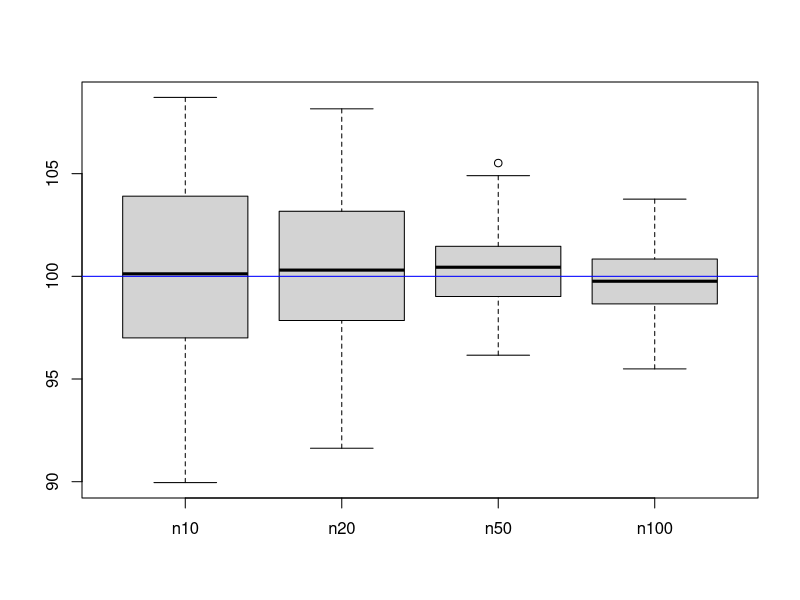
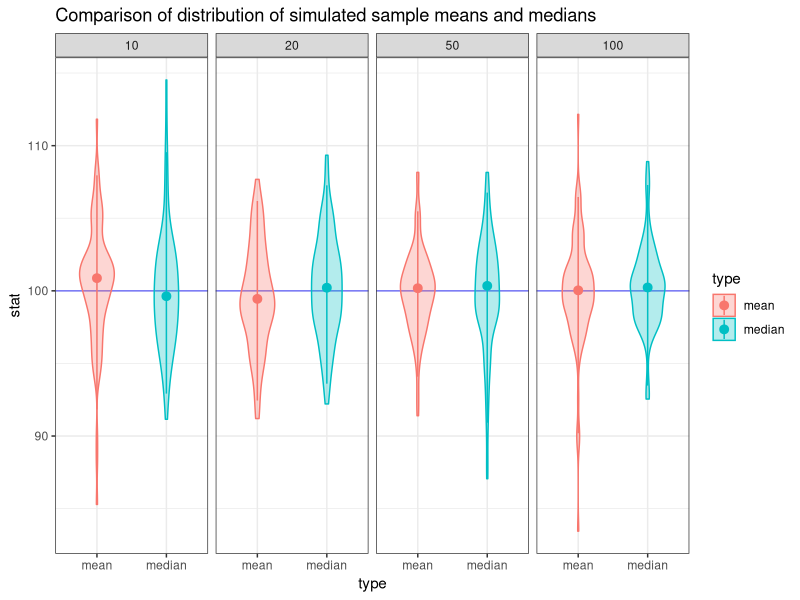
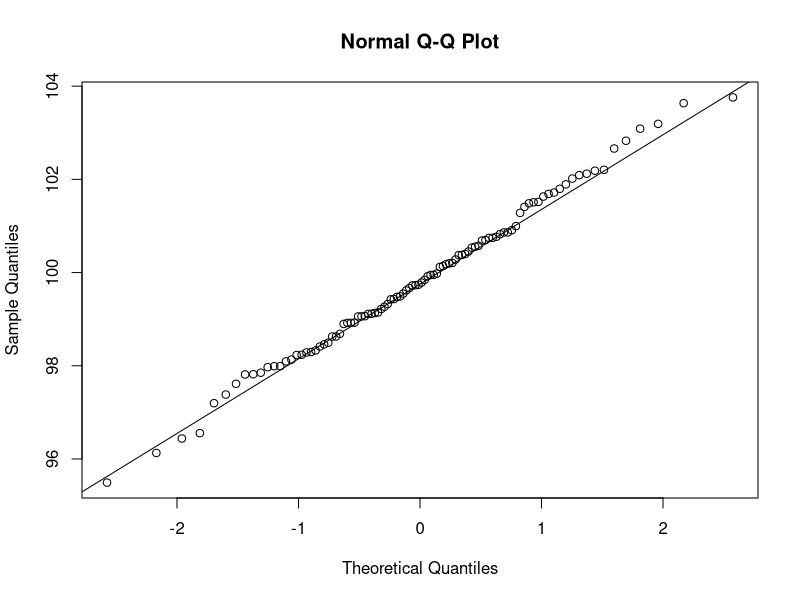
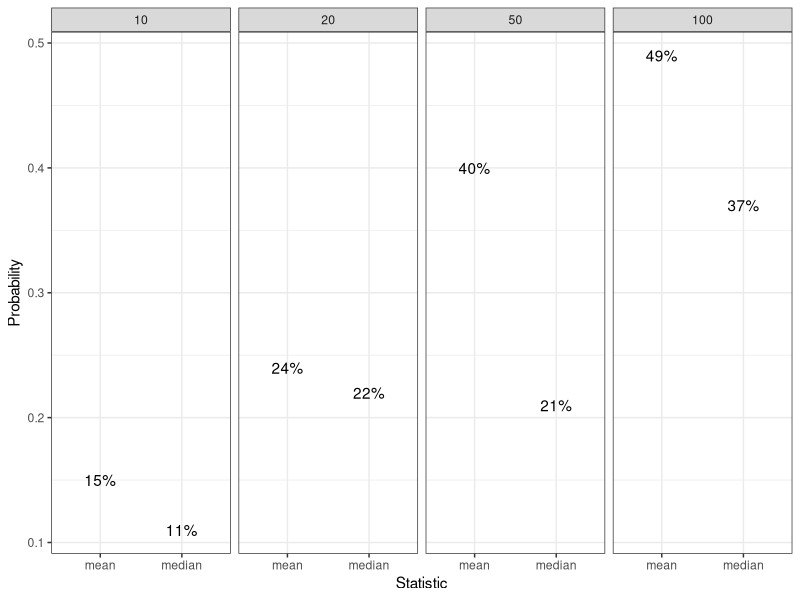
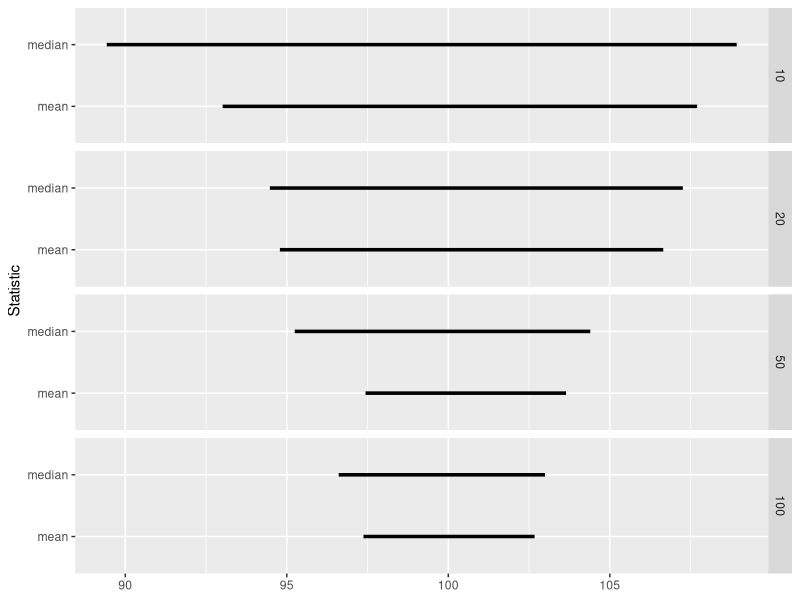

Write R code to recreate these figures, in order.
## ---- chunk 1
set.seed(6222016)
rand_dat <- rnorm(10, mean = 100, sd = 16)
mean(rand_dat)
## ---- chunk 2
sim_means <- replicate(100, mean(rnorm(10, mean = 100, sd = 16)))
sim_means
## ---- chunk 3
sim_means2 <- replicate(100, mean(rnorm(20, mean = 100, sd = 16)))
sim_means2
## ---- chunk 4
sim_means3 <- replicate(100, mean(rnorm(50, mean = 100, sd = 16)))
sim_means4 <- replicate(100, mean(rnorm(100, mean = 100, sd = 16)))
boxplot(list("n10" = sim_means, "n20" = sim_means2, "n50" = sim_means3, "n100" = sim_means4))
abline(h = 100, col = "blue")
## ---- chunk 5
library(ggplot2)

# Simulate sample medians
sim_medians <- replicate(100, median(rnorm(10, mean = 100, sd = 16)))
sim_medians2 <- replicate(100, median(rnorm(20, mean = 100, sd = 16)))
sim_medians3 <- replicate(100, median(rnorm(50, mean = 100, sd = 16)))
sim_medians4 <- replicate(100, median(rnorm(100, mean = 100, sd = 16)))

# Make a data frame to contain the data for the sake of easier plotting
dat <- data.frame(stat = c(sim_means, sim_medians, sim_means2, sim_medians2, sim_means3, sim_medians3, sim_means4, sim_medians4),
                  type = rep(c("mean", "median"), times = 4, each = 20),
                  n = as.factor(rep(c(10, 20, 50, 100), each = 2 * 20)))
head(dat)
# Using ggplot2 to make the graphic comparing distributions
ggplot(dat, aes(y = stat, x = type, color = type, fill = type)) +
  geom_hline(yintercept = 100, color = "blue", alpha = .5) + # Horizontal line for true center
  geom_violin(width = .5, alpha = .3) + # Violin plot
  stat_summary(fun.data = "median_hilow") + # A statistical summary, showing median and 5th/95th percentiles
  facet_grid(. ~ n) + # Split based on sample size
  theme_bw() +  # Sometimes I don't like the grey theme
  ggtitle("Comparison of distribution of simulated sample means and medians")
## ---- chunk 6
qqnorm(sim_means4)
# A line, for comparison
qqline(sim_means4)
## ---- chunk 7
#install.packages("reshape")
library(reshape)
dat_list <- list("mean" = list(
  # Compute probability of being "close" for sample means
  "10" = mean(abs(sim_means - 100) < 1), "20" = mean(abs(sim_means2 - 100) < 1), "50" = mean(abs(sim_means3 - 100) < 1), "100" = mean(abs(sim_means4 - 100) < 1)),
  # Probabilities of being "close" for sample medians
  "median" = list("10" = mean(abs(sim_medians - 100) < 1), "20" = mean(abs(sim_medians2 - 100) < 1), "50" = mean(abs(sim_medians3 - 100) < 1), "100" = mean(abs(sim_medians4 - 100) < 1)))
# Convert this list into a workable data frame. Here I use the melt function in reshape, which will create a data frame where one column is the values stored in the list, and the others represent the values of the tiers.
nice_df <- melt(dat_list)
# Data cleanup
names(nice_df) <- c("Probability", "Size", "Statistic")
nice_df$Size <- factor(nice_df$Size, levels = c("10", "20", "50", "100"))
# The actual probabilities
nice_df
# A plot of the probabilities
ggplot(nice_df, aes(y = Probability, x = Statistic)) +
  # Instead of plotting points, I simply plot what the probability is, as a point.
  geom_text(aes(label = paste0(Probability * 100, "%"))) +
  facet_grid(. ~ Size) +
  theme_bw()
## ---- chunk 8
quant_list = list("mean" = list("10" = as.list(quantile(sim_means, c(.05, .95))), "20" = as.list(quantile(sim_means2, c(.05, .95))), "50" = as.list(quantile(sim_means3, c(.05, .95))), "100" = as.list(quantile(sim_means4, c(.05, .95)))), "median" = list("10" = as.list(quantile(sim_medians, c(.05, .95))), "20" = as.list(quantile(sim_medians2, c(.05, .95))), "50" = as.list(quantile(sim_medians3, c(.05, .95))), "100" = as.list(quantile(sim_medians4, c(.05, .95)))))
quant_df <- cast(melt(quant_list), L1 + L2 ~ L3)
names(quant_df) <- c("Statistic", "Size", "Lower", "Upper")
quant_df$Size <- factor(quant_df$Size, levels = c("10", "20", "50", "100"))

quant_df
ggplot(quant_df) +
  geom_segment(aes(x = Lower, xend = Upper, y = Statistic, yend = Statistic), size = 1.2) +
  facet_grid(Size ~ .) +
  xlab(NULL)
## ---- chunk 9
control <- c(124, 155, 120, 116)
treatment <- c(120, 108, 132, 112)
## ---- chunk 10
abs(mean(treatment) - mean(control))
## ---- chunk 11
# Find all ways to choose the four indices that will represent a new random assignment to the treatment group. This is all we need to know to determine who is assigned to both control and treatment.
assn <- combn(1:(length(control) + length(treatment)), 4)
# Look at the result
assn[,1:4]
# How many combinations are possible?
ncol(assn)
## ---- chunk 12
# Lump all data into a single vector
blood_pressure <- c(control, treatment)
blood_pressure
# To demonstrate the idea of this analysis, let's consider just one new assignment of control and treatment, using the 4th column of assn. The new assignment is in ind.
ind <- assn[,4]
# If blood_pressure[ind] is the treatment group, blood_pressure[-ind] is the control group.
blood_pressure[ind]
blood_pressure[-ind]
# What is the new difference?
mean(blood_pressure[ind]) - mean(blood_pressure[-ind])
# Now, let's do this for all possible combinations, using apply
diffs <- apply(assn, 2, function(ind) {mean(blood_pressure[ind]) - mean(blood_pressure[-ind])})
## ---- chunk 13
sum(diffs < mean(treatment) - mean(control))
mean(diffs < mean(treatment) - mean(control))
## ---- chunk 14
# Find the means
supp_means <- aggregate(len ~ supp, data = ToothGrowth, mean)
supp_means
# The difference in means (VC - OJ)
diff(supp_means$len)
## ---- chunk 15
# Let's randomly assign to VC supplement just once for proof of concept; each sample has 30 observations, so we will randomly select 30 to be the new VC group
ind <- sample(1:60, size = 30)
with(ToothGrowth, mean(len[ind]) - mean(len[-ind]))
# We will now do this many times
sim_diffs <- replicate(2000, {
  ind <- sample(1:60, size = 30)
  with(ToothGrowth, mean(len[ind]) - mean(len[-ind]))
})
# Proportion with bigger difference
mean(sim_diffs < diff(supp_means$len))
